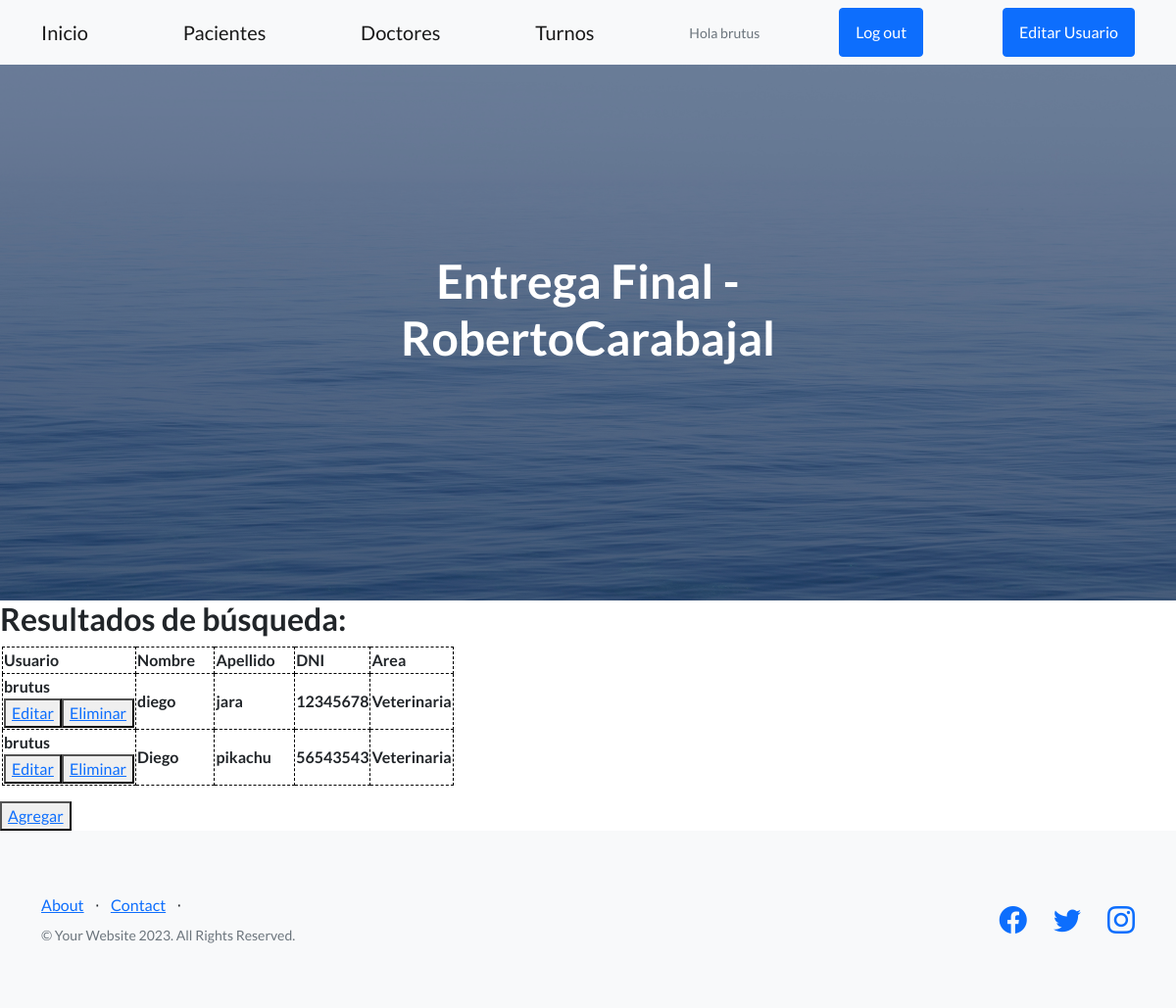
The app's page /myapp/crudDocAdm (signed in) with its own data.
### myapp/models.py (models this page shows, shortened)
class Doctor(models.Model):
    id=models.AutoField(primary_key=True)
    usuario = models.CharField(max_length=30,default="doctorcito")
    nombre=models.CharField(max_length=30, default="doctorcito")
    apellido= models.CharField(max_length=30)
    dni=models.CharField(max_length=30, default="00000000")
    area= models.CharField(max_length=30)

### myapp/views.py (the view)
# urls.py: path('crudDocAdm',views.crudDocAdm, name="crudDocAdm"),
def crudDocAdm(request):
      doctores = Doctor.objects.all() #trae todos los profesores
      contexto= {"doctores":doctores}
      return render(request, "crudDocAdm.html",contexto)

### myapp/templates/crudDocAdm.html (shortened to what this page needs)
<!DOCTYPE html>
<html lang="en">
<head>
</head>
<body>
{% extends 'padre.html' %}
{% load static %}
{% block contenidoQueCambia %}
<table><caption></caption><h2>Resultados de búsqueda:</h2></caption>
    <tr>
        <td></td>
        <th style="border: 1px dashed black;">Usuario  &nbsp;&nbsp;&nbsp;&nbsp;&nbsp;  </th>
        <th style="border: 1px dashed black;">Nombre  &nbsp;&nbsp;&nbsp;&nbsp;&nbsp;  </th>
        <th style="border: 1px dashed black;">Apellido  &nbsp;&nbsp;&nbsp;&nbsp;&nbsp;</th>
        <th style="border: 1px dashed black;">DNI  &nbsp;&nbsp;&nbsp;&nbsp;&nbsp;</th>
        <th style="border: 1px dashed black;">Area  &nbsp;&nbsp;&nbsp;&nbsp;&nbsp; </th>
      </tr>
    {% for p in doctores %}
    <tr>
        <td ></td>
            <th style="border: 1px dashed black;" text-align: center>{{ p.usuario}}<br><button><a href="{% url 'editarDoctor' p.dni %}">Editar</a></button><button><a href="{% url 'eliminarDoctor' p.dni %}"> Eliminar</a></button></th>
            <th style="border: 1px dashed black;" text-align: center>{{ p.nombre}}</th>
            <th style="border: 1px dashed black;" text-align: center>{{ p.apellido }}</th>
            <th style="border: 1px dashed black;" text-align: center>{{ p.dni }}</th>
            <th style="border: 1px dashed black;" text-align: center>{{ p.area }}</th>
    </tr>
    {% endfor %}
</table>
<button>
    <a href="formularioDoctor"> Agregar</a>
</button>
{% endblock %}

### myapp/templates/padre.html (shortened to what this page needs)
<!DOCTYPE html>
<html lang="en">
    <head>
        {% load static %}
        <link href="https://cdn.jsdelivr.net/npm/bootstrap-icons@1.5.0/font/bootstrap-icons.css" rel="stylesheet" type="text/css" />
        <link href="{% static 'myapp/css/styles.css' %}" rel="stylesheet" />
    </head>
    <body>
        <nav class="navbar navbar-light bg-light static-top">
            <div class="container">
                <a class="navbar-brand" href="inicio">Inicio</a>
                <a class="navbar-brand" href="pacientes">Pacientes</a>
                <a class="navbar-brand" href="doctores">Doctores</a>
                <a class="navbar-brand" href="turnos">Turnos</a>
                {% if user.is_authenticated %}
                        <p class="text-muted small mb-4 mb-lg-0"><img height="30px" src="{{url}}" />Hola {{user.username}}</p>
                        <a class="btn btn-primary" href="logout">Log out</a>
                        <a class="btn btn-primary" href="editarPerfil">Editar Usuario</a>
                {% endif %}
            </div>
        </nav>
        <header class="masthead">
            <div class="container position-relative">
                <div class="row justify-content-center">
                    <div class="col-xl-6">
                        <div class="text-center text-white">
                            <h1 class="mb-5">Entrega Final -RobertoCarabajal</h1>
                        </div>
                    </div>
                </div>
            </div>
        </header>
        {% block contenidoQueCambia %}
        {% endblock %}
        <table>
        <footer class="footer bg-light">
            <div class="container">
                <div class="row">
                    <div class="col-lg-6 h-100 text-center text-lg-start my-auto">
                        <ul class="list-inline mb-2">
                            <li class="list-inline-item"><a href="about">About</a></li>
                            <li class="list-inline-item">⋅</li>
                            <li class="list-inline-item"><a href="contacto">Contact</a></li>
                            <li class="list-inline-item">⋅</li>
                        </ul>
                        <p class="text-muted small mb-4 mb-lg-0">&copy; Your Website 2023. All Rights Reserved.</p>
                    </div>
                    <div class="col-lg-6 h-100 text-center text-lg-end my-auto">
                        <ul class="list-inline mb-0">
                            <li class="list-inline-item me-4">
                                <a href="#!"><i class="bi-facebook fs-3"></i></a>
                            </li>
                            <li class="list-inline-item me-4">
                                <a href="#!"><i class="bi-twitter fs-3"></i></a>
                            </li>
                            <li class="list-inline-item">
                                <a href="#!"><i class="bi-instagram fs-3"></i></a>
                            </li>
                        </ul>
                    </div>
                </div>
            </div>
        </footer>
        </table>
    </body>
</html>

### records on screen
Doctor: usuario "brutus", nombre "diego", apellido "jara", dni "12345678", area "Veterinaria"
Doctor: usuario "brutus", nombre "Diego", apellido "pikachu", dni "56543543", area "Veterinaria"

### other values on screen
{{ user.username }} "brutus"
